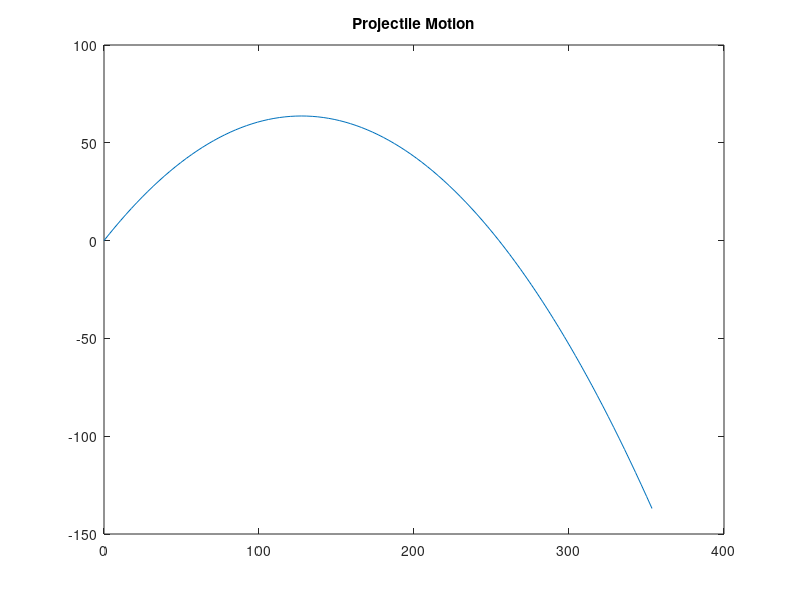

Write MATLAB code to recreate this figure.
x0=0
y0=0
k=0
angle=45*(pi./180)
v=50
g=9.81
t=0:0.1:10
x=x0+v*cos(angle)*t;
y=y0+v*sin(angle)*t-(g*t.^2)/2
figure
plot(x,y)
title("Projectile Motion")